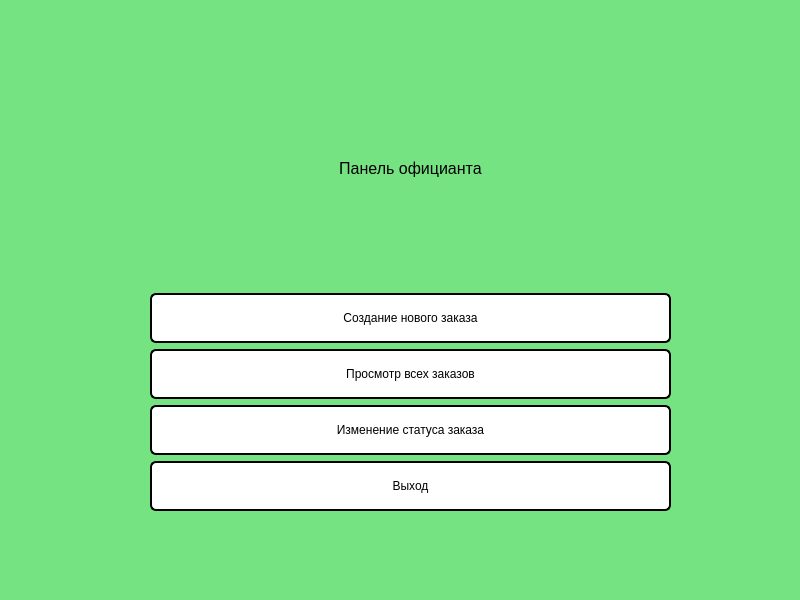
<?xml version="1.0" encoding="UTF-8"?>
<ui version="4.0">
 <class>MainWindow_waiter</class>
 <widget class="QMainWindow" name="MainWindow_waiter">
  <property name="geometry">
   <rect>
    <x>0</x>
    <y>0</y>
    <width>800</width>
    <height>600</height>
   </rect>
  </property>
  <property name="windowTitle">
   <string>Панель официанта</string>
  </property>
  <property name="styleSheet">
   <string notr="true">background-color: rgb(118, 227, 131);</string>
  </property>
  <widget class="QWidget" name="centralwidget">
   <widget class="QWidget" name="verticalLayoutWidget">
    <property name="geometry">
     <rect>
      <x>150</x>
      <y>50</y>
      <width>521</width>
      <height>461</height>
     </rect>
    </property>
    <layout class="QVBoxLayout" name="verticalLayout">
     <item>
      <widget class="QLabel" name="label_pan_waiter">
       <property name="font">
        <font>
         <pointsize>12</pointsize>
         <weight>50</weight>
         <bold>false</bold>
        </font>
       </property>
       <property name="layoutDirection">
        <enum>Qt::LeftToRight</enum>
       </property>
       <property name="text">
        <string>Панель официанта</string>
       </property>
       <property name="scaledContents">
        <bool>false</bool>
       </property>
       <property name="alignment">
        <set>Qt::AlignCenter</set>
       </property>
      </widget>
     </item>
     <item>
      <widget class="QPushButton" name="pushButton_create_new_orders">
       <property name="minimumSize">
        <size>
         <width>0</width>
         <height>50</height>
        </size>
       </property>
       <property name="styleSheet">
        <string notr="true">QPushButton{
	border-radius: 6px;
	background-color: rgb(255, 255, 255);
	border: 2px solid black;
	color: black;
}

QPushButton::hover{
	border-radius: 6px;
	background-color: rgb(153, 102, 51);
	color: black;
}

QPushButton::pressed{
	border-radius: 6px;
	background-color: rgb(255, 255, 255);
	color: black;
}
</string>
       </property>
       <property name="text">
        <string>Создание нового заказа</string>
       </property>
      </widget>
     </item>
     <item>
      <widget class="QPushButton" name="pushButton_view_orders">
       <property name="minimumSize">
        <size>
         <width>0</width>
         <height>50</height>
        </size>
       </property>
       <property name="styleSheet">
        <string notr="true">QPushButton{
	border-radius: 6px;
	background-color: rgb(255, 255, 255);
	border: 2px solid black;
	color: black;
}

QPushButton::hover{
	border-radius: 6px;
	background-color: rgb(153, 102, 51);
	color: black;
}

QPushButton::pressed{
	border-radius: 6px;
	background-color: rgb(255, 255, 255);
	color: black;
}
</string>
       </property>
       <property name="text">
        <string>Просмотр всех заказов</string>
       </property>
      </widget>
     </item>
     <item>
      <widget class="QPushButton" name="pushButton_change_orders">
       <property name="minimumSize">
        <size>
         <width>0</width>
         <height>50</height>
        </size>
       </property>
       <property name="styleSheet">
        <string notr="true">QPushButton{
	border-radius: 6px;
	background-color: rgb(255, 255, 255);
	border: 2px solid black;
	color: black;
}

QPushButton::hover{
	border-radius: 6px;
	background-color: rgb(153, 102, 51);
	color: black;
}

QPushButton::pressed{
	border-radius: 6px;
	background-color: rgb(255, 255, 255);
	color: black;
}
</string>
       </property>
       <property name="text">
        <string>Изменение статуса заказа</string>
       </property>
      </widget>
     </item>
     <item>
      <widget class="QPushButton" name="pushButton_exit">
       <property name="minimumSize">
        <size>
         <width>0</width>
         <height>50</height>
        </size>
       </property>
       <property name="styleSheet">
        <string notr="true">QPushButton{
	border-radius: 6px;
	background-color: rgb(255, 255, 255);
	border: 2px solid black;
	color: black;
}

QPushButton::hover{
	border-radius: 6px;
	background-color: rgb(153, 102, 51);
	color: black;
}

QPushButton::pressed{
	border-radius: 6px;
	background-color: rgb(255, 255, 255);
	color: black;
}
</string>
       </property>
       <property name="text">
        <string>Выход</string>
       </property>
      </widget>
     </item>
    </layout>
   </widget>
  </widget>
 </widget>
 <resources/>
 <connections/>
</ui>
